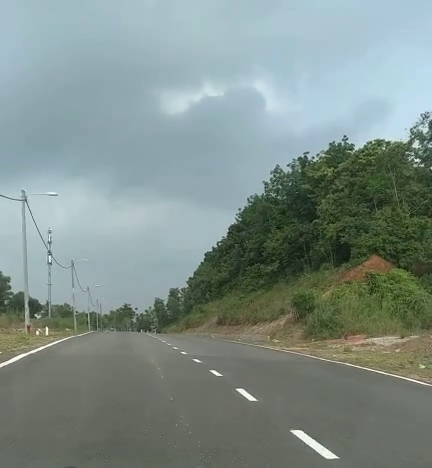
#> input picture frame 26 of road_land_segmentation/Q1_day_video.avi, 432 x 468 px
$ python road_land_segmentation.py   (older library calls are emulated)
#> lines starting #> are read from the running program, lines starting #| are printed output that depends on the picture; after the words box and inside, x2 and y2 are one past the last pixel; in counts of white or black regions, pixels touching at a corner belong together; pictures that were not available may be replaced by others from this repository, and a replacement may not be noted
import cv2
import numpy as np
import matplotlib.pyplot as plt

day = "Q1_day_video.avi"
night = "Q1_night_video.avi"
plt.style.use("dark_background")

def day_night(day_video, night_video):
#> called with day_video = 'Q1_day_video.avi', night_video = 'Q1_night_video.avi'
    day_vid = cv2.VideoCapture(day_video)
    night_vid = cv2.VideoCapture(night_video)
    while True:
        success, day_frame = day_vid.read()
#> day_frame is the input picture: shape (468, 432, 3); mean B, G, R 137, 142.2, 127.4
        success, night_frame = night_vid.read()
        day_gray = cv2.cvtColor(day_frame, cv2.COLOR_BGR2GRAY)
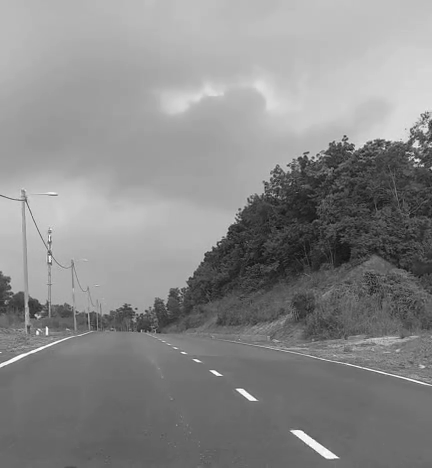
#> day_gray: shape (468, 432); min 12, max 255, mean 137.2
        night_gray = cv2.cvtColor(night_frame, cv2.COLOR_BGR2GRAY)
        ret, day_binary = cv2.threshold(day_gray, 150, 255, cv2.THRESH_BINARY_INV)
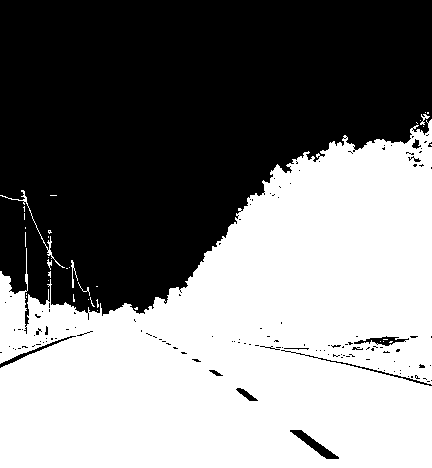
#> day_binary: shape (468, 432); 50.2% white; 137 black regions (124 under 20 px), largest, box (x1, y1, x2, y2) and area: (0, 0, 432, 334) 98726, (290, 430, 339, 459) 387, (0, 336, 76, 368) 233
        ret, night_binary = cv2.threshold(night_gray, 180, 255, cv2.THRESH_BINARY)
#> night_binary: shape (468, 432); 23.6% white; 169 white regions (153 under 20 px), largest, box (x1, y1, x2, y2) and area: (79, 0, 432, 151) 34544, (0, 178, 206, 262) 7651, (0, 0, 64, 71) 2473

        # day
        day_sobelx = cv2.Sobel(day_gray, cv2.CV_8U, 1, 2)
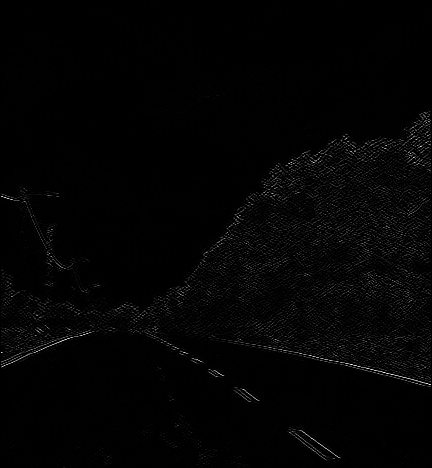
#> day_sobelx: shape (468, 432); min 0, max 255, mean 3.4
        day_sobely = cv2.Sobel(day_gray, cv2.CV_8U, 2, 1)
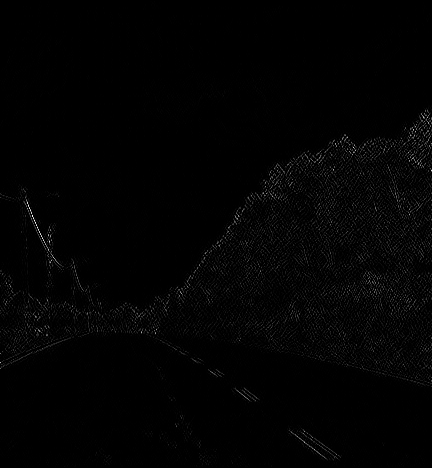
#> day_sobely: shape (468, 432); min 0, max 255, mean 2.9
        day_combined = cv2.addWeighted(day_sobelx, 1, day_sobely, 2, 2)
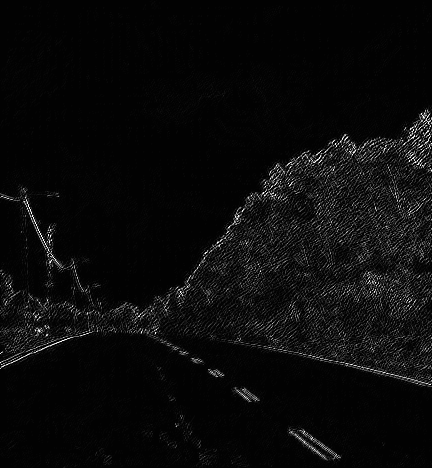
#> day_combined: shape (468, 432); min 2, max 255, mean 11.1
        day_result = cv2.bitwise_not(day_binary, day_combined, mask = None)

        # night
        ret, night_binary = cv2.threshold(night_gray, 140, 255, cv2.THRESH_BINARY)
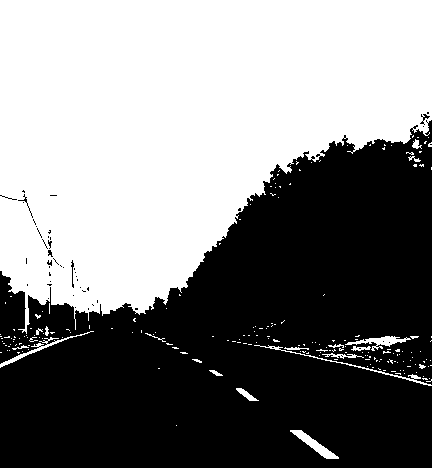
#> night_binary: shape (468, 432); 50.4% white; 50 black regions (45 under 20 px)
        contours, hir = cv2.findContours(night_binary, mode = cv2.RETR_TREE, method = cv2.CHAIN_APPROX_SIMPLE)
#> contours = 301 contours, 284 with area under 20; largest, box (x1, y1, x2, y2) and area: (0, 0, 432, 334) 98706, (290, 430, 339, 459) 346, (345, 336, 411, 351) 256, (0, 331, 94, 368) 190, (254, 345, 432, 386) 138; hir = 301 rows, first 6: [1, -1, -1, -1], [2, 0, -1, -1], [3, 1, -1, -1], [4, 2, -1, -1], [5, 3, -1, -1], [6, 4, -1, -1]
        la = 0
        for index,contour in enumerate(contours):
            area = cv2.contourArea(contour)
            if area > la:
                la = area
                i = index
#> this loop made 301 passes
#> (area, la, i) on passes 1, 219: (346, 346, 0), (98705.5, 98705.5, 218)
#> area on passes 3, 15, 50: 87.5, 26, 45.5
#> after the loop, i = 218; la = 98705.5

        cv2.drawContours(night_binary, contours, i, color = 0, lineType = cv2.LINE_AA, thickness = cv2.FILLED)
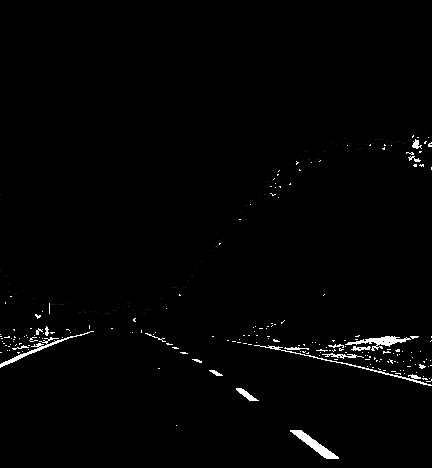
#> night_binary: shape (468, 432); min 0, max 255, mean 3.3

# [9 lines of commented-out code are left out]
        cv2.imshow("Day_ori", day_frame)
        cv2.imshow("Day_result", day_result)
        cv2.imshow("Night_ori", night_frame)
        cv2.imshow("Night_result", night_binary)
        cv2.waitKey(1)

if __name__ == "__main__":
    day_night(day,night)

$ run again, starting later in the video
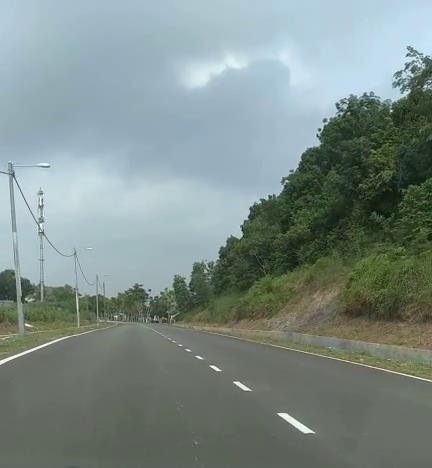
#> input picture frame 121 of road_land_segmentation/Q1_day_video.avi, 432 x 468 px
#> in day_night, day_frame is the input picture: shape (468, 432, 3); mean B, G, R 136, 140.3, 125.4
#> in day_night, `ret, day_binary = cv2.threshold(day_gray, 150, 255, cv2.THRESH_BINARY_..`:
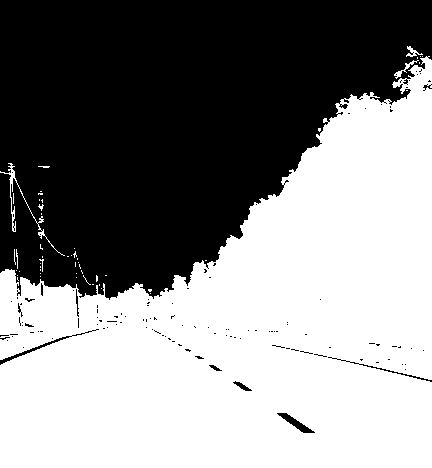
#> day_binary: shape (468, 432); 54.1% white; 122 black regions (112 under 20 px), largest, box (x1, y1, x2, y2) and area: (0, 0, 432, 300) 91676, (0, 329, 99, 365) 237, (277, 413, 315, 433) 227
#> contours = 285 contours, 266 with area under 20; largest, box (x1, y1, x2, y2) and area: (0, 0, 432, 333) 91944, (277, 413, 315, 434) 198, (0, 329, 100, 365) 154, (392, 77, 407, 89) 78, (406, 45, 424, 56) 60; hir = 285 rows, first 6: [1, -1, -1, -1], [2, 0, -1, -1], [3, 1, -1, -1], [4, 2, -1, -1], [5, 3, -1, -1], [6, 4, -1, -1]
#> the loop in day_night, `for index,contour in enumerate(contours):` made 285 passes
#> (area, la, i) on passes 1, 168: (198, 198, 0), (91943.5, 91943.5, 167)
#> after the loop in day_night, `for index,contour in enumerate(contours):`: i = 167; la = 91943.5
#> in day_night, `cv2.drawContours(night_binary, contours, i, color = 0, lineType = cv2...`:
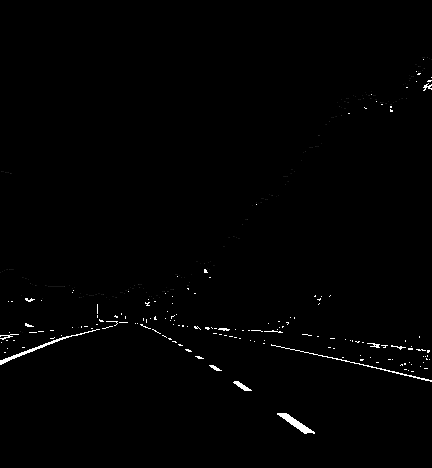
#> night_binary: shape (468, 432); min 0, max 255, mean 2

$ run again, starting later in the video
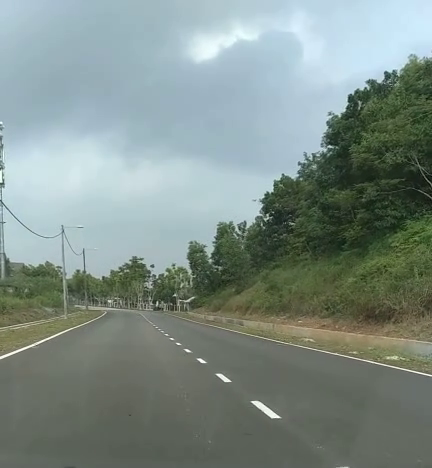
#> input picture frame 215 of road_land_segmentation/Q1_day_video.avi, 432 x 468 px
#> in day_night, day_frame is the input picture: shape (468, 432, 3); mean B, G, R 135.7, 141.6, 127.1
#> in day_night, `ret, day_binary = cv2.threshold(day_gray, 150, 255, cv2.THRESH_BINARY_..`:
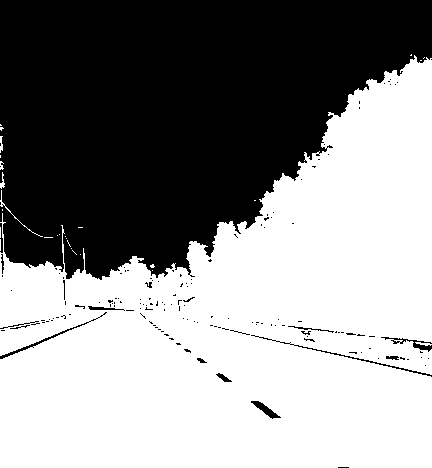
#> day_binary: shape (468, 432); 56.2% white; 152 black regions (134 under 20 px), largest, box (x1, y1, x2, y2) and area: (0, 0, 432, 280) 86750, (251, 335, 432, 377) 254, (0, 312, 107, 359) 233
#> contours = 245 contours, 229 with area under 20; largest, box (x1, y1, x2, y2) and area: (0, 0, 432, 308) 86382, (367, 335, 432, 356) 493, (281, 325, 366, 342) 371, (250, 401, 282, 419) 151, (0, 311, 107, 360) 146; hir = 245 rows, first 6: [1, -1, -1, -1], [2, 0, -1, -1], [3, 1, -1, -1], [4, 2, -1, -1], [5, 3, -1, -1], [6, 4, -1, -1]
#> the loop in day_night, `for index,contour in enumerate(contours):` made 245 passes
#> (area, la) on passes 2, 34, 199: (151, 151), (493, 493), (86382, 86382)
#> after the loop in day_night, `for index,contour in enumerate(contours):`: i = 198; la = 86382
#> in day_night, `cv2.drawContours(night_binary, contours, i, color = 0, lineType = cv2...`:
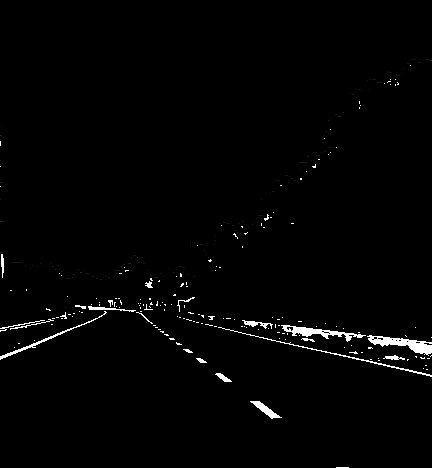
#> night_binary: shape (468, 432); min 0, max 255, mean 3.8
